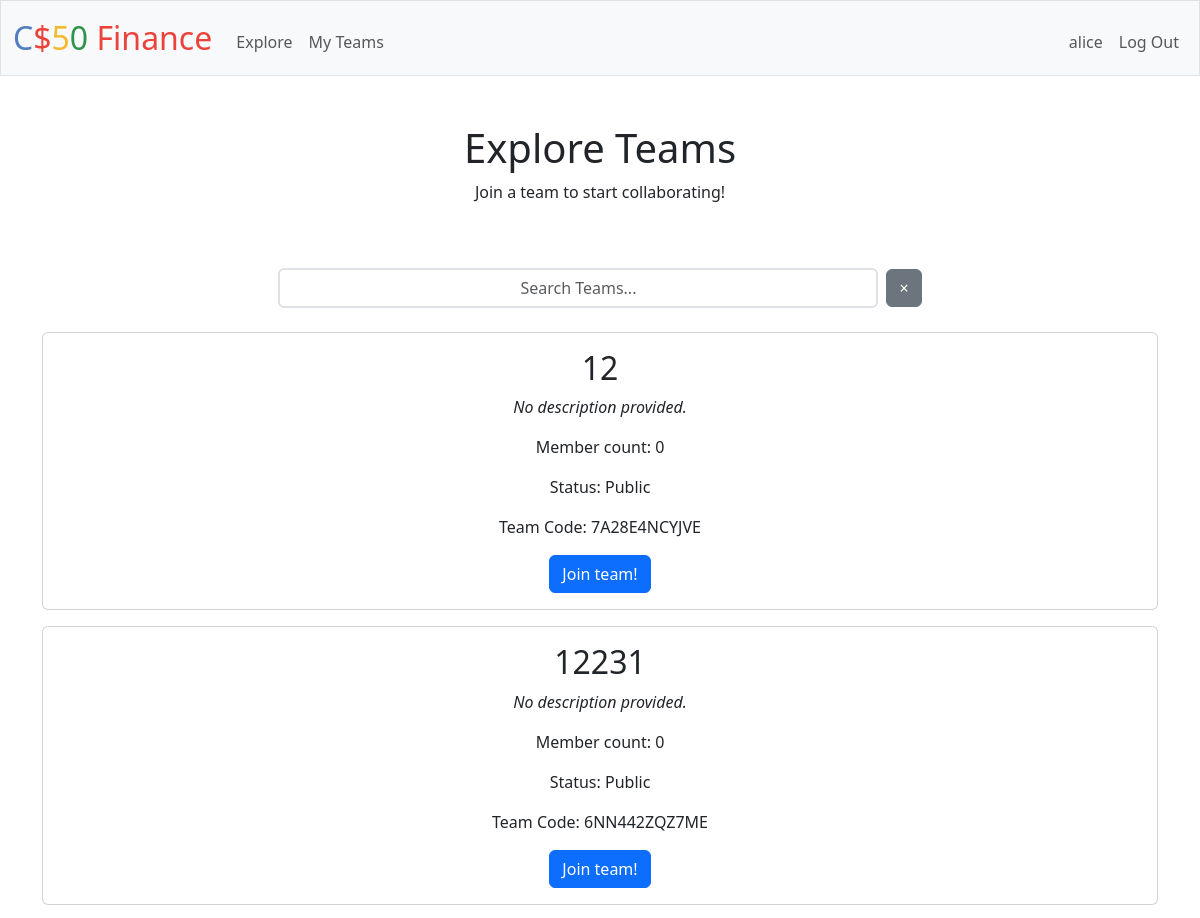
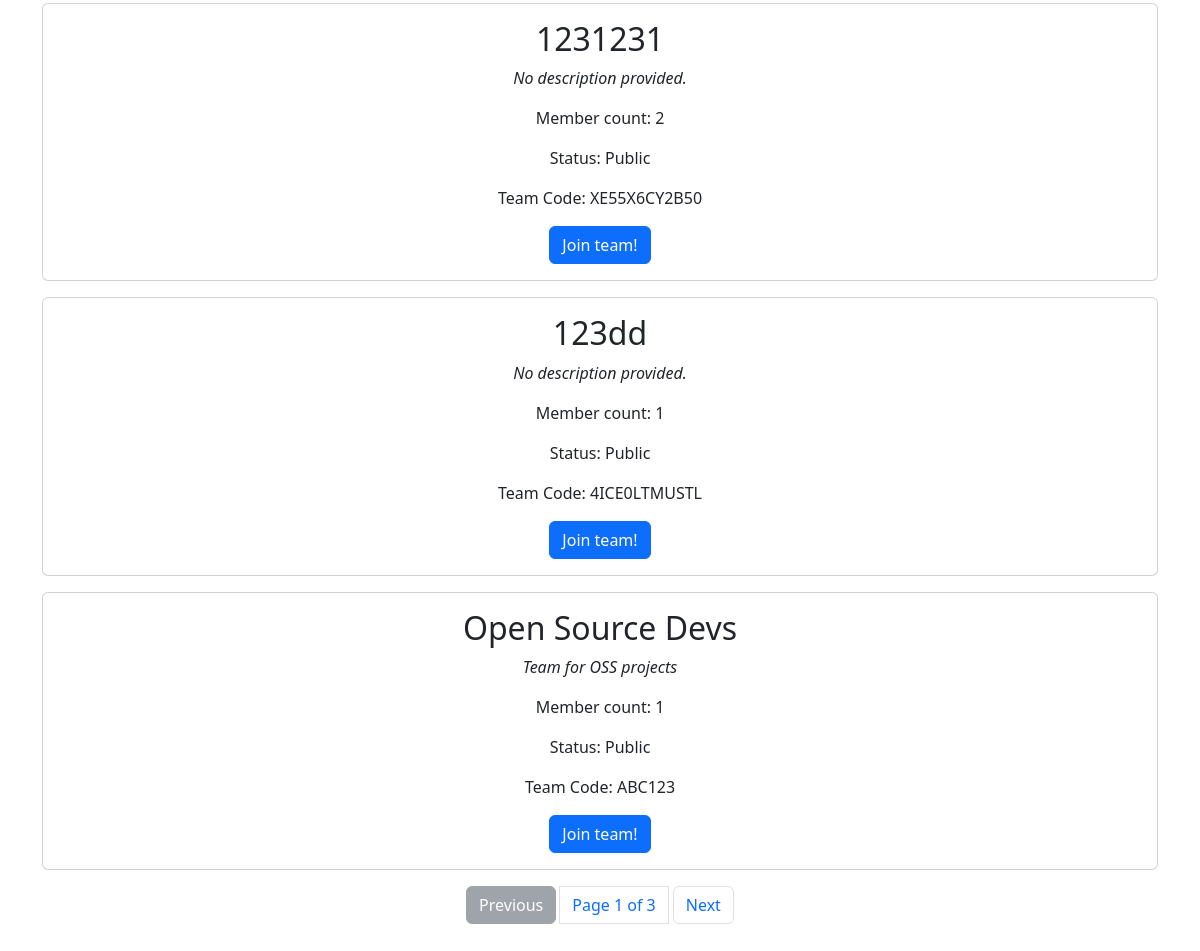
Page /explore (signed in) on the earlier database version (2 pictures, top to bottom).
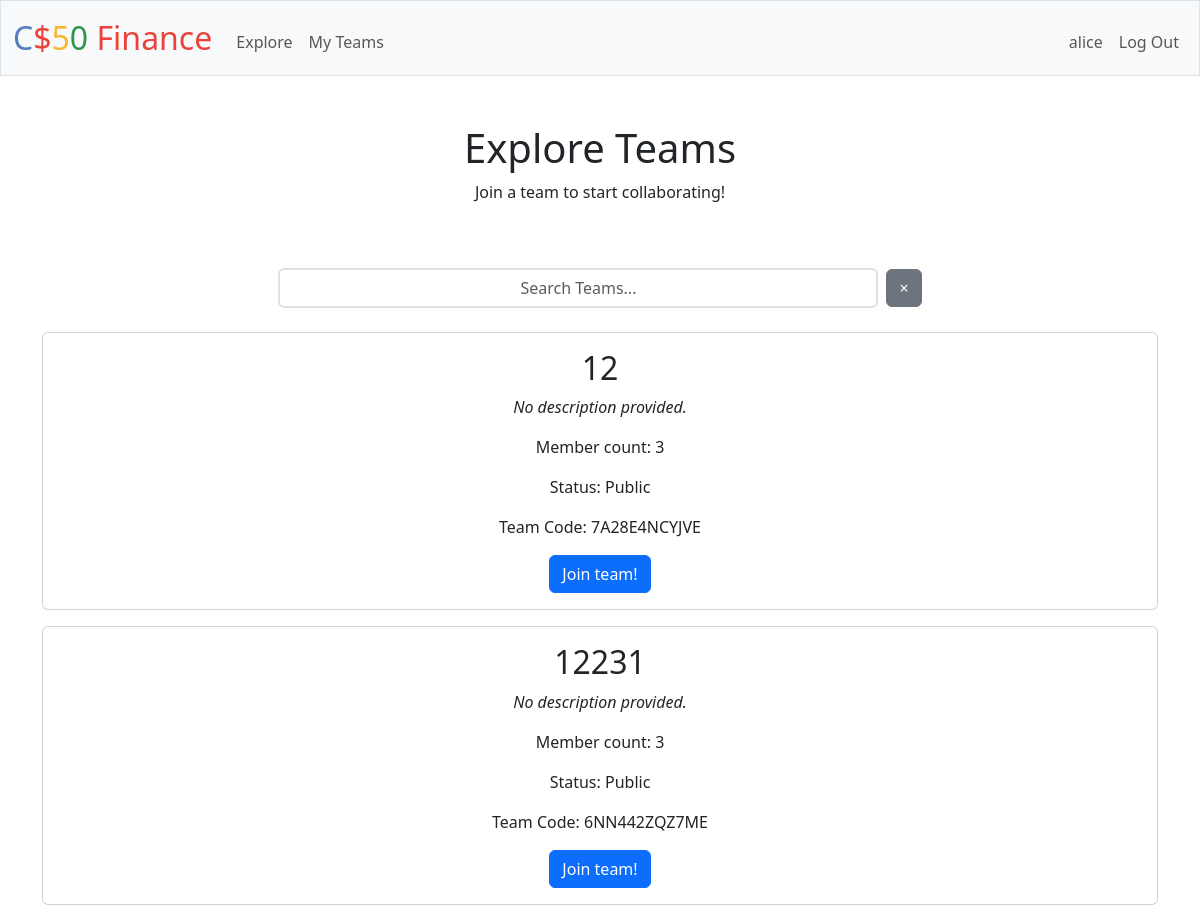
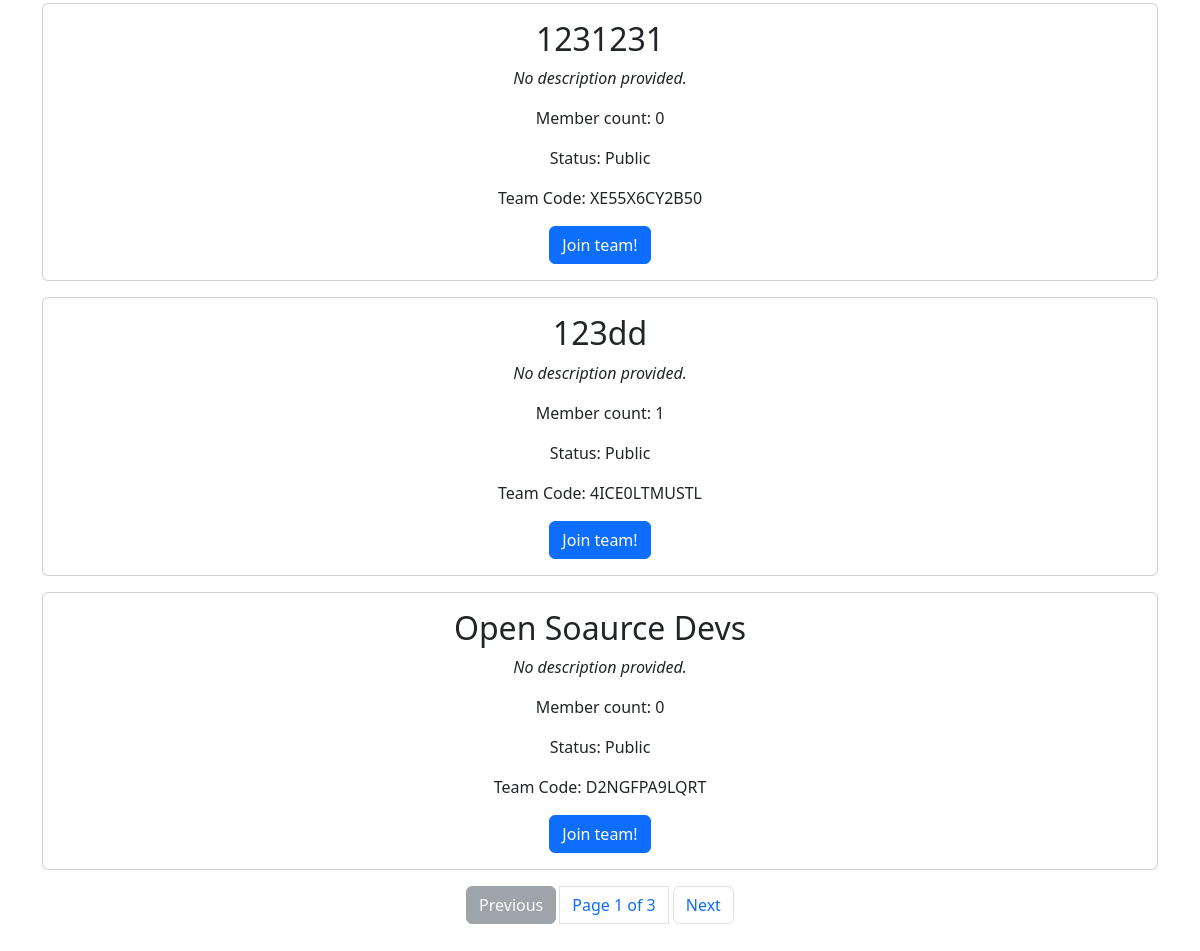
Same page on the later database version (2 pictures, top to bottom).
### tables this page shows
CREATE TABLE "teams" (
    "id"    INTEGER NOT NULL UNIQUE,
    "code"  TEXT NOT NULL,
    "name"  TEXT NOT NULL UNIQUE,
    "description" TEXT,
    "access_type" TEXT NOT NULL,
    PRIMARY KEY("id" AUTOINCREMENT)
);

### app.py (the view)
@app.route("/explore", methods=["GET"])
@login_required
def explore():
    search_query = request.args.get("search", "")
    if search_query:
        teams = db.execute("""
            SELECT id, name, description, access_type, code,
            (SELECT COUNT(*) FROM team_members WHERE team_members.team_id = teams.id) AS member_count
            FROM teams
            WHERE teams.id NOT IN
            (SELECT team_id FROM team_members WHERE user_id = ?)
            AND access_type != 'private'
            AND teams.name LIKE ?
            ORDER BY teams.name ASC
            """, session["user_id"], f"%{search_query}%")
    else:
        teams = db.execute("""
            SELECT id, name, description, access_type, code,
            (SELECT COUNT(*) FROM team_members WHERE team_members.team_id = teams.id) AS member_count
            FROM teams
            WHERE teams.id NOT IN
            (SELECT team_id FROM team_members WHERE user_id = ?)
            AND access_type != 'private'
            ORDER BY teams.name ASC
            """, session["user_id"])
    return render_template("explore.html", teams=teams)

### app.py (called while the page is built)
@app.after_request
def after_request(response):
    response.headers["Cache-Control"] = "no-cache, no-store, must-revalidate"
    response.headers["Expires"] = 0
    response.headers["Pragma"] = "no-cache"
    return response

### helpers.py (called while the page is built)
def login_required(f):
    @wraps(f)
    def decorated_function(*args, **kwargs):
        if session.get("user_id") is None:
            flash("You must be logged in to access this page!")
            return render_template("login.html", request_path=request.path)
        return f(*args, **kwargs)
    return decorated_function

### templates/explore.html (shortened to what this page needs)
{% extends "layout.html" %}
{% block main %}
    <h1 class="text-center">Explore Teams</h1>
    <p class="text-center pb-5">Join a team to start collaborating!</p>
    <div class="search-control d-flex justify-content-center mb-4">
        <form class="d-flex align-items-center" id="team-search-form">
            <input type="text" autocomplete="off" class="form-control team-search" id="search-input" name="search" placeholder="Search Teams...">
            <a href="/explore" class="btn btn-secondary ms-2" id="clear-search" >&times;</a>
        </form>
    </div>
    {% if teams %}
        {% for team in teams %}
        <div class="card text-center mb-3">
            <div class="card-body">
                <h2 class="card-title">{{ team.name }}</h2>
                {% if team.description %}
                    <p class="card-text"><i>{{ team.description }}</i></p>
                {% else %}
                    <p class="card-text"><i>No description provided.</i></p>
                {% endif %}
                <p class="card-text">Member count: {{ team.member_count }}</p>
                <p class="card-text">Status: {{ team.access_type.capitalize() }}</p>
                <p class="card-text">Team Code: {{ team.code }}</p>
                <div class="container">
                    <form id="join-team-form">
                        <button type="submit" class="btn btn-primary join-button" data-team-id="{{ team.id }}">Join team!</button>
                    </form>
                </div>
            </div>
        </div>
        {% endfor %}
    {% else %}
        <p class="text-center mt-5"><i>Nothing to show here...</i></p>
    {% endif %}
    <ul class="pagination justify-content-center" hidden>
        <li class="page-item"><button class="page-link btn btn-secondary me-1" id="prev-btn">Previous</button></li>
        <li class="page-item"><span class="page-link" id="page-info"></span></li>
        <li class="page-item"><button class="page-link btn btn-secondary ms-1" id="next-btn">Next</button></li>
    </ul>
{% endblock %}

Differences in the rows shown:
no longer on this page (row edited): teams: name "Open Source Devs", description "Team for OSS projects", member_count "1", access_type "Public", code "ABC123"
computed for teams "7A28E4NCYJVE": member_count "0" → "3"
computed for teams "6NN442ZQZ7ME": member_count "0" → "3"
computed for teams "XE55X6CY2B50": member_count "2" → "0"
added teams: name "Open Soaurce Devs", description "No description provided.", member_count "0", access_type "Public", code "D2NGFPA9LQRT"
